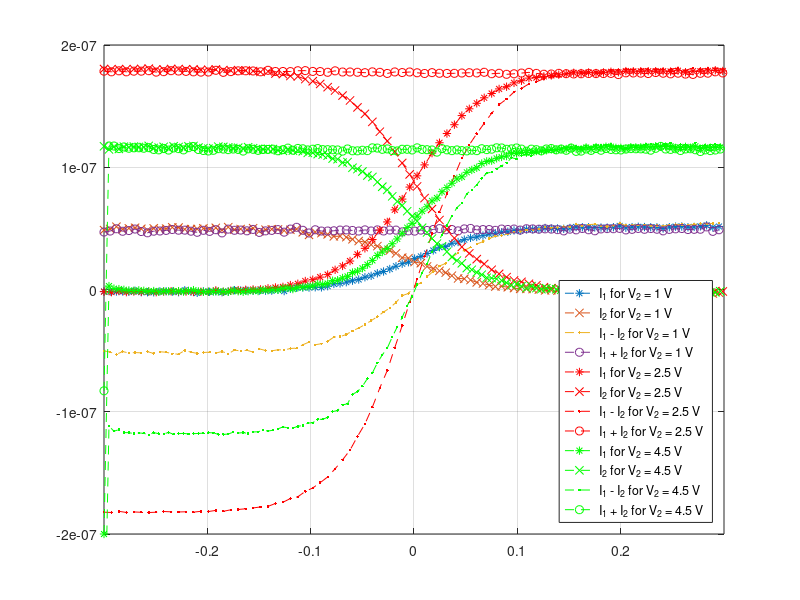

The MATLAB source for this figure:
%Experiment 1 plotter for Vb = 0.5, V2 = 1V
interval = 5;

load('Exp1_Vb0.5_V21_Data.mat');

Vdm1 = linspace(-0.3,0.3,500);
Idm1 = Exp1_Vb1_I1 - Exp1_Vb1_I2;
Icm1 = Exp1_Vb1_I1 + Exp1_Vb1_I2;
I1_1 = Exp1_Vb1_I1;
I2_1 = Exp1_Vb1_I2;

load('Exp1_Vb0.5_V22.5_Data.mat');

Vdm2 = linspace(-0.3,0.3,500);
Idm2 = Exp1_Vb25_I1 - Exp1_Vb25_I2;
Icm2 = Exp1_Vb25_I1 + Exp1_Vb25_I2;
I1_2 = Exp1_Vb25_I1;
I2_2 = Exp1_Vb25_I2;

load('Exp1_Vb0.5_ V24.5_Data.mat')

 Vdm3 = linspace(-0.3,0.3,500);
Idm3 = Exp1_Vb45_I1 - Exp1_Vb45_I2;
Icm3 = Exp1_Vb45_I1 + Exp1_Vb45_I2;
I1_3 = Exp1_Vb45_I1;
I2_3 = Exp1_Vb45_I2;

plot(Vdm1(1:interval:end),I1_1(1:interval:end),'*--'); hold on;
plot(Vdm1(1:interval:end),I2_1(1:interval:end),'x--');
plot(Vdm1(1:interval:end),Idm1(1:interval:end),'.--');
plot(Vdm1(1:interval:end),Icm1(1:interval:end),'o--');

plot(Vdm2(1:interval+1:end),I1_2(1:interval+1:end),'r*--'); 
plot(Vdm2(1:interval+1:end),I2_2(1:interval+1:end),'rx--');
plot(Vdm2(1:interval+1:end),Idm2(1:interval+1:end),'r.--');
plot(Vdm2(1:interval+1:end),Icm2(1:interval+1:end),'ro--');

plot(Vdm3(1:interval-1:end),I1_3(1:interval-1:end),'g*--'); 
plot(Vdm3(1:interval-1:end),I2_3(1:interval-1:end),'gx--');
plot(Vdm3(1:interval-1:end),Idm3(1:interval-1:end),'g.--');
plot(Vdm3(1:interval-1:end),Icm3(1:interval-1:end),'go--');

xlim([-0.3 0.3]);
ylim([-2e-7 2e-7]);
grid on;

legend('I_1 for V_2 = 1 V',...
'I_2 for V_2 = 1 V',...
'I_1 - I_2 for V_2 = 1 V',...
'I_1 + I_2 for V_2 = 1 V',...
'I_1 for V_2 = 2.5 V',...
'I_2 for V_2 = 2.5 V',...
'I_1 - I_2 for V_2 = 2.5 V',...
'I_1 + I_2 for V_2 = 2.5 V',...
'I_1 for V_2 = 4.5 V',...
'I_2 for V_2 = 4.5 V',...
'I_1 - I_2 for V_2 = 4.5 V',...
'I_1 + I_2 for V_2 = 4.5 V','Location','SouthEast')
